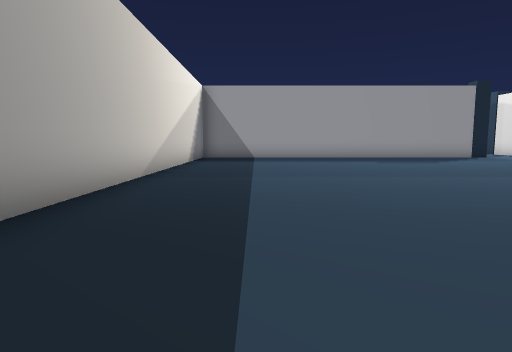
view 1 (above)

16 first-person views from a walk through a scene from a Unity 3-D project. The camera is 1.4 m above the floor, tilts 6° down and sees 75° across. The floor is counted in squares, 2 m on a side. Each view is taken from the middle of a square. On the plan, view 1 faces up. The plan holds only what a view shows up to about 10 squares ahead; the rest is blank. The place goes on beyond the plan.

view 2
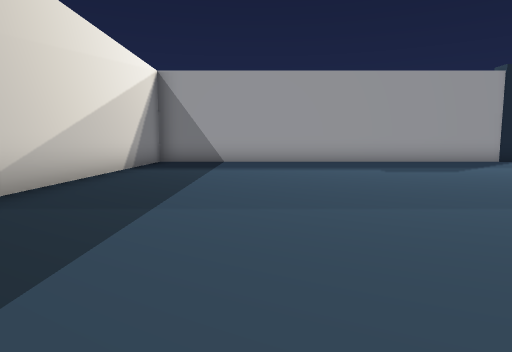

view 3
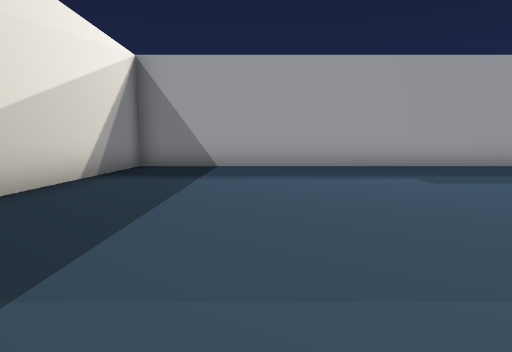

view 4
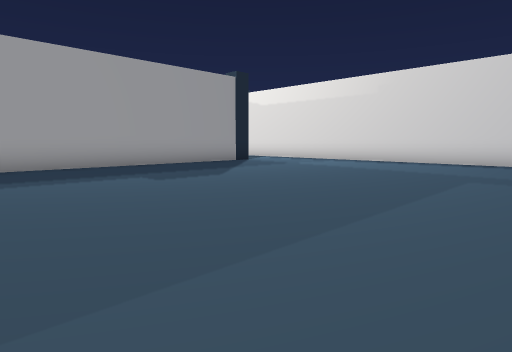

view 5
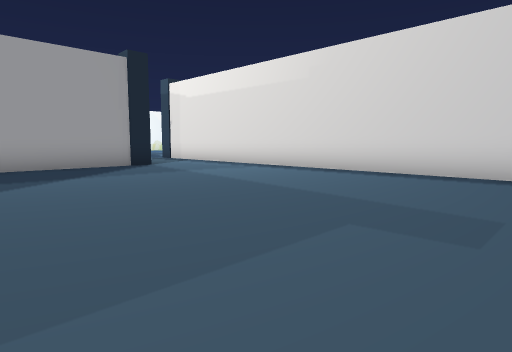

view 6
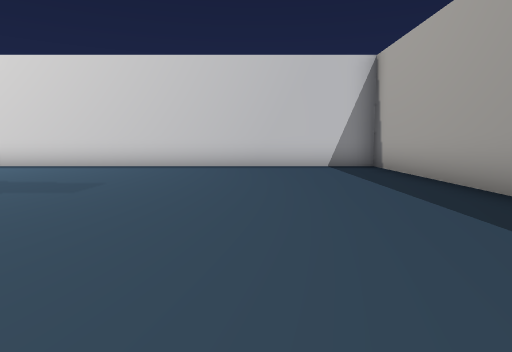

view 7
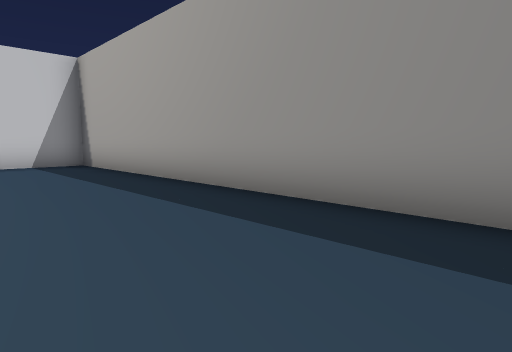

view 8
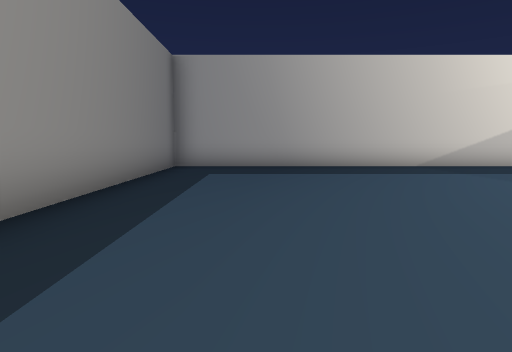

view 9
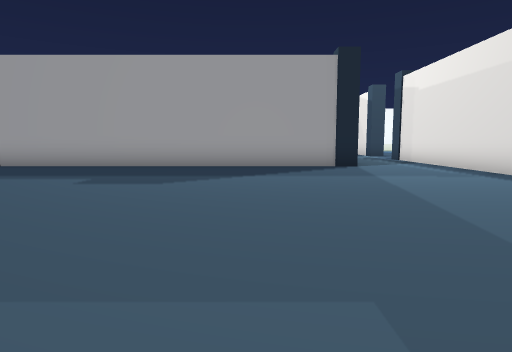

view 10
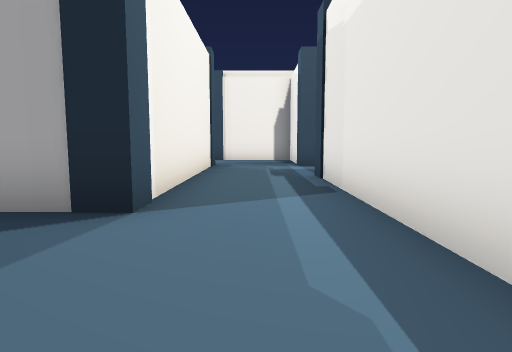

view 11
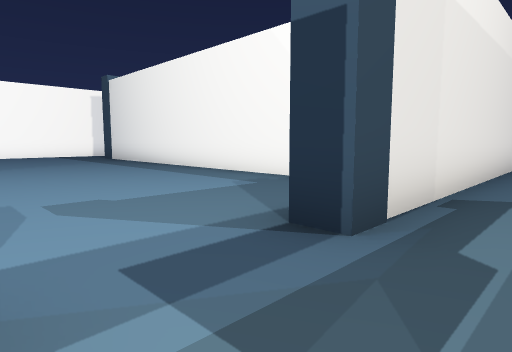

view 12
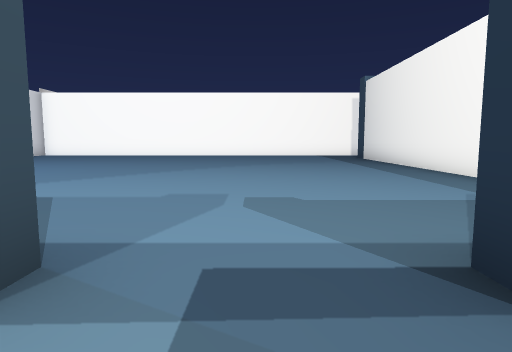

view 13
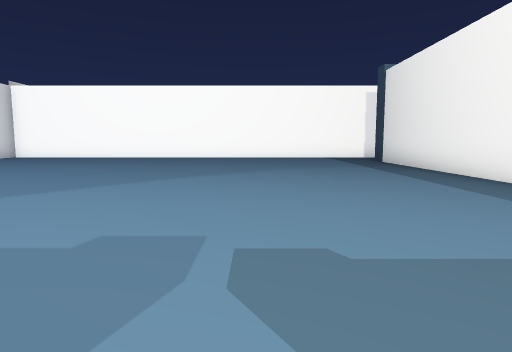

view 14
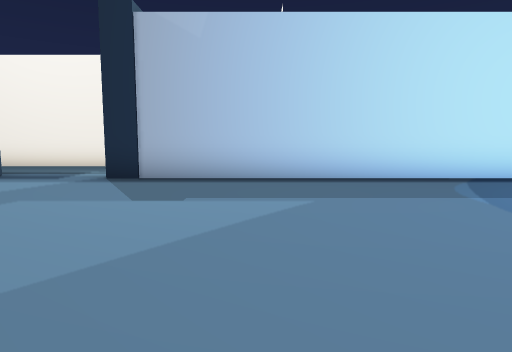

view 15
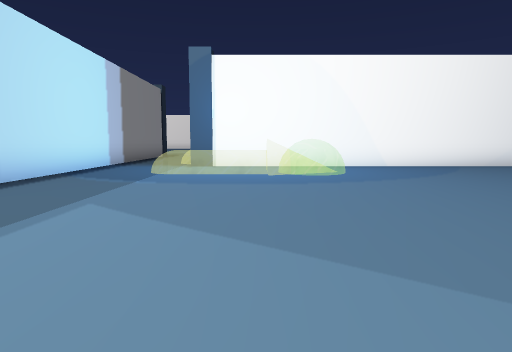

view 16
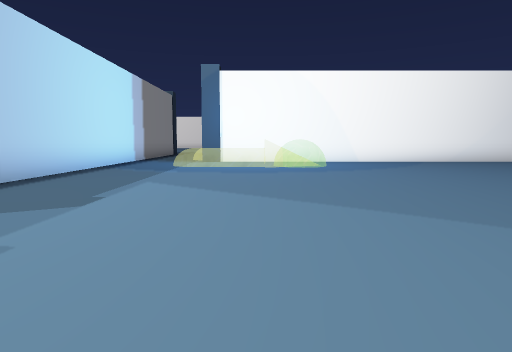

### Floor plan
Key: @ floor where view 1 was taken; # wall or solid block; . floor; = window, fence, low wall or low ledge; ^ raised ledge; P pillar.
Columns run from 3 left of view 1 to 23 right of it. Each row starts with its distance up from view 1.
 30                #..P= ######
 29                #...........
 28                #..^^^  ....
 27                #..^^^ .....
 26                #...........
 25                #...........
 24                ##..........
 23                 #..........
 22                 #..........
 21             P..P#..........
 20             #..............
 19             #..............
 18             #..P...........
 17             #...#..........
 16            ##...#..........
 15 ############P...# .........
 14 #...............###########
 13 #...............#
 12 #...............#
 11 #...............#
 10 #...............#
  9 #...............#
  8 #...............#
  7 #...............#
  6 #...............#
  5 #...............#
  4 #...............#
  3 #...............#
  2 #...............#
  1 #...............#
  0 #..@............#
 -1 #################

Where each view was taken, in squares from view 1:
view 1: 0 up, 0 right, facing up
view 2: 3 up, 1 right, facing up
view 3: 5 up, 1 right, facing up
view 4: 5 up, 1 right, facing up-right
view 5: 5 up, 5 right, facing up-right
view 6: 3 up, 3 right, facing right
view 7: 3 up, 2 right, facing down-right
view 8: 2 up, 7 right, facing left
view 9: 5 up, 7 right, facing up
view 10: 11 up, 11 right, facing up
view 11: 20 up, 11 right, facing down-right
view 12: 19 up, 11 right, facing right
view 13: 19 up, 13 right, facing right
view 14: 23 up, 19 right, facing left
view 15: 20 up, 17 right, facing up
view 16: 18 up, 17 right, facing up
